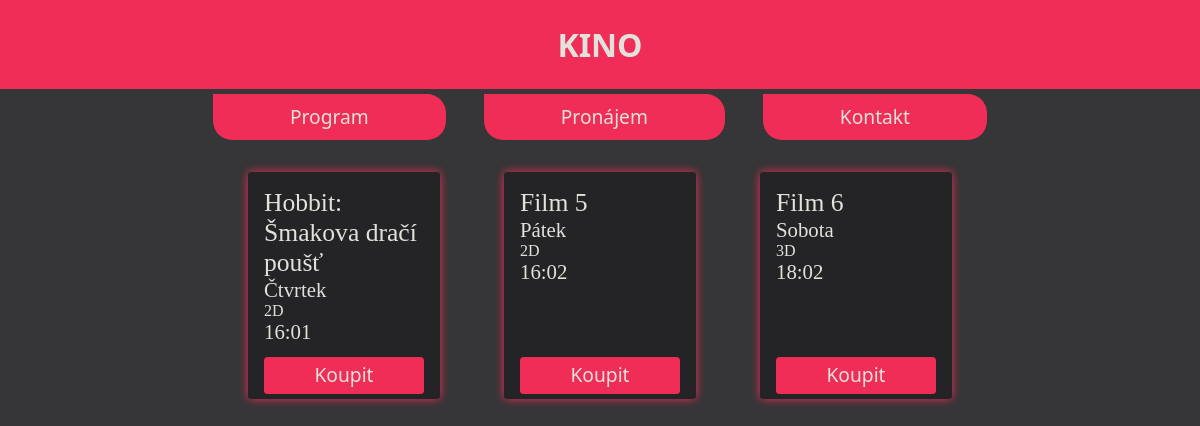
The page / on the database its author committed.
### tables this page shows
CREATE TABLE `program` (
  `id_filmu` int(11) NOT NULL,
  `id_rezervace` int(11) NOT NULL,
  `je_3d` tinyint(1) NOT NULL,
  `nazev` text NOT NULL,
  `zacatek` datetime NOT NULL,
  `konec` datetime NOT NULL,
  `obrazek` varchar(255) NOT NULL
);

### index.php (the view, shortened to what this page needs)
<!DOCTYPE html>
<html>
<head>
    <link rel="stylesheet" href="style.css">
</head>
<body id="bodyIndex">
<header>
    <h1>KINO</h1>
</header>
<nav class="navigace">
    <a href="program.php">
        Program
    </a>
    <a href="">
        Pronájem
    </a>
    <a href="">
        Kontakt
    </a>
</nav>
<main>
    <?php
    echo "<main class='programMain'>";
    include("dbconnect.php");
    $sql = "SELECT id_filmu, id_rezervace, je_3d, nazev, zacatek, konec, obrazek FROM program ORDER BY zacatek ASC";
    $result = $conn->query($sql);
    $days = array('Neděle', 'Pondělí', 'Úterý', 'Středa', 'Čtvrtek', 'Pátek', 'Sobota');
    $casAktualni = date("Y-m-d H:i:00");
    $casAktualniRokDenMesic = date("Y-m-d");
    $pocitadloFilmu = 0;
    $maxFilmu = 3;
    if ($result->num_rows > 0) {
        while ($row = $result->fetch_assoc()) {
            if ($casAktualni < $row["zacatek"] && $pocitadloFilmu < $maxFilmu) {
                $casDny = date("w", strtotime($row["zacatek"]));
                $casHodiny = date("H", strtotime($row["zacatek"]));
                $casMinuty = date("i", strtotime($row["zacatek"]));
                $casRokDenMesic = date("Y-m-d", strtotime($row['zacatek']));
                $casFilmu = $casHodiny . ":" . $casMinuty;
                if ($casRokDenMesic == $casAktualniRokDenMesic) {
                    $dnes = "Dnes v";
                } else {
                    $dnes = "";
                }
                if ($row['je_3d'] == 1) {
                    $je3d = "3D";
                } else {
                    $je3d = "2D";
                }
                $obr = '"'.$row['obrazek'].'"';
                echo "
        <div class='film' onmouseover='changeBackground($obr)' onmouseout='revertBackground()'>
        <span class='filmOdkaz' id='film$row[id_rezervace]' >
            <div class='nazevFilmu'>$row[nazev]</div>
            <div class='zacatekFilmu'>$dnes $days[$casDny]</div>
            <div class='je3dFilm'>$je3d</div>
            <div class='zacatekFilmu'>$casFilmu</div>
        </span>
        <a class='koupitLink' href='rezervace.php?idRez=$row[id_rezervace]&idFilm=$row[id_filmu]'>
        Koupit
        </a>
        </div>";
                $pocitadloFilmu++;
            }
        }
    }
    echo "</main>";
    ?>
</main>
</body>
</html>

### style.css (style rules this page uses)
.programMain { display: flex; flex-wrap: wrap; justify-content: center; }
.film { margin: 2em; background-color: #242426; box-shadow: 0px 0px 10px #EF2D56; display: block; float: left; padding: 1em; width: 10em; min-height: 10em; color: #E0E2DB; border-radius: 0.2em; transition: 0.2s; }
.nazevFilmu { font-size: 1.6em; }
.zacatekFilmu { font-size: 1.3em; }
.filmOdkaz { display: block; height: 85%; }
.koupitLink { text-decoration: none; font-size: 1.2em; background-color: #EF2D56; color: #E0E2DB; font-family: "Segoe UI"; height: 15%; padding: 0.2em; margin-top: 0.2em; display: block; border-radius: 0.2em; text-align: center; }
body { margin: 0; background-color: #363537; background-repeat: no-repeat; background-size: cover; transition: background 0.5s ease; }
header { margin: 0 auto; text-align: center; background-color: #EF2D56; color: #E0E2DB; font-family: "Segoe UI"; padding: 0.1em; margin-bottom: 0.3em; }
.navigace { margin: 0 auto; width: 100%; display: flex; text-align: center; justify-content: center; }
nav > a { margin-left: 1em; margin-right: 1em; font-size: 1.2em; background-color: #EF2D56; font-family: "Segoe UI"; padding-left: 4em; padding-right: 4em; padding-top: 0.5em; padding-bottom: 0.5em; text-decoration: none; color: #E0E2DB; border-bottom-left-radius: 1em; border-bottom-right-radius: 1em; border-top-right-radius: 1em; transition: 0.2s; }

### rows shown on the page
program: nazev "Hobbit: Šmakova dračí poušť", zacatek "Čtvrtek", je_3d "2D", zacatek "16:01"
program: nazev "Film 5", zacatek "Pátek", je_3d "2D", zacatek "16:02"
program: nazev "Film 6", zacatek "Sobota", je_3d "3D", zacatek "18:02"
